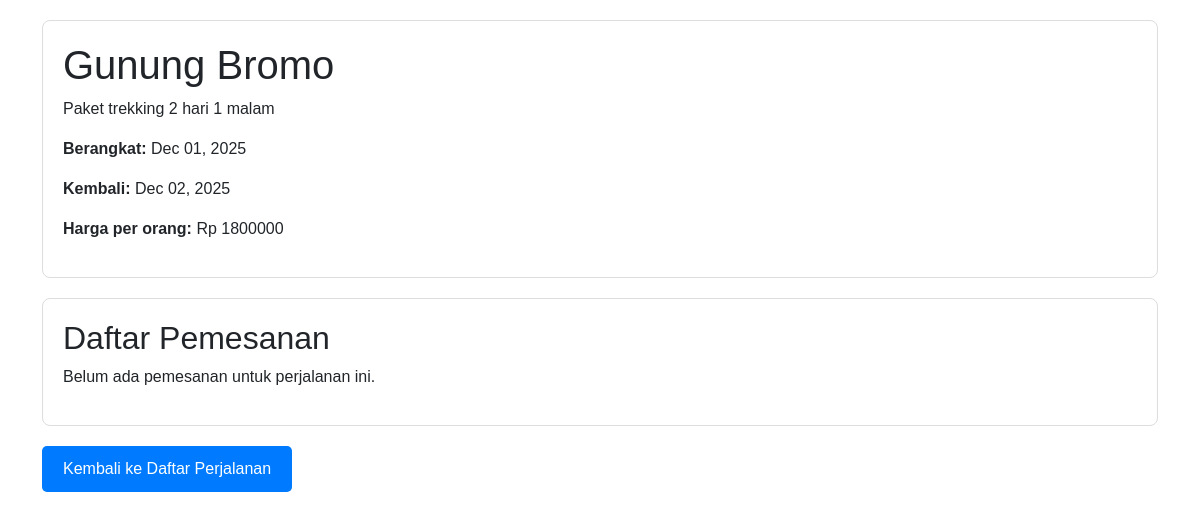
Screenshot of /travel/detail/2/ with the database file from the repository.
### travel/models.py (models this page shows, shortened)
class Perjalanan(models.Model):
    tujuan = models.CharField(max_length=100)
    deskripsi = models.TextField()
    tgl_berangkat = models.DateField()
    tgl_kembali = models.DateField()
    harga = models.DecimalField(max_digits=10, decimal_places=0) # Harga per orang

### travel/views.py (the view)
# urls.py: path('detail/<int:pk>/', views.trip_detail, name='trip_detail')
def trip_detail(request, pk):
    perjalanan = get_object_or_404(Perjalanan, pk=pk)
    pemesanan_list = perjalanan.pemesanan.all()  # Ini yang membuat data muncul
    context = {
        'perjalanan': perjalanan,
        'pemesanan_list': pemesanan_list  # Kirim ke template
    }
    return render(request, 'travel/trip_detail.html', context)

### travel/templates/travel/trip_detail.html (shortened to what this page needs)
<!DOCTYPE html>
<html lang="en">
<head>
    <link href="https://cdn.jsdelivr.net/npm/bootstrap@5.3.0/dist/css/bootstrap.min.css" rel="stylesheet">
</head>
<body>
    <div class="container">
        <div class="card">
            <h1>{{ perjalanan.tujuan }}</h1>
            <p>{{ perjalanan.deskripsi }}</p>
            <p><strong>Berangkat:</strong> {{ perjalanan.tgl_berangkat|date:"M d, Y" }}</p>
            <p><strong>Kembali:</strong> {{ perjalanan.tgl_kembali|date:"M d, Y" }}</p>
            <p><strong>Harga per orang:</strong> Rp {{ perjalanan.harga|floatformat:0 }}</p>
        </div>
        <div class="card">
            <h2>Daftar Pemesanan</h2>
            {% if pemesanan_list %}
                <ul>
                    {% for pemesanan in pemesanan_list %}
                        <li>
                            <strong>Nama Pelanggan:</strong> {{ pemesanan.nama_pelanggan }}<br>
                            <strong>Jumlah Orang:</strong> {{ pemesanan.jumlah_orang }}<br>
                            <strong>Tanggal Pemesanan:</strong> {{ pemesanan.tgl_pemesanan|date:"M d, Y H:i" }}<br>
                            <strong>Total Harga:</strong> Rp {{ pemesanan.total_harga|floatformat:0 }}<br>
                        </li>
                    {% endfor %}
                </ul>
            {% else %}
                <p>Belum ada pemesanan untuk perjalanan ini.</p>
            {% endif %}
        </div>
        <a href="{% url 'daftar_perjalanan' %}" class="btn">Kembali ke Daftar Perjalanan</a>
    </div>
</body>
</html>

### travel/templates/travel/trip_detail.html (style rules this page uses)
body { font-family: Arial, sans-serif; margin: 20px; }
.card { margin-bottom: 20px; padding: 20px; border: 1px solid #ddd; border-radius: 8px; }
.btn { background-color: #007bff; color: white; padding: 10px 20px; text-decoration: none; border-radius: 5px; }

### rows the page displays
Perjalanan: tujuan "Gunung Bromo", deskripsi "Paket trekking 2 hari 1 malam", tgl_berangkat "Dec 01, 2025", tgl_kembali "Dec 02, 2025", harga "1800000"
